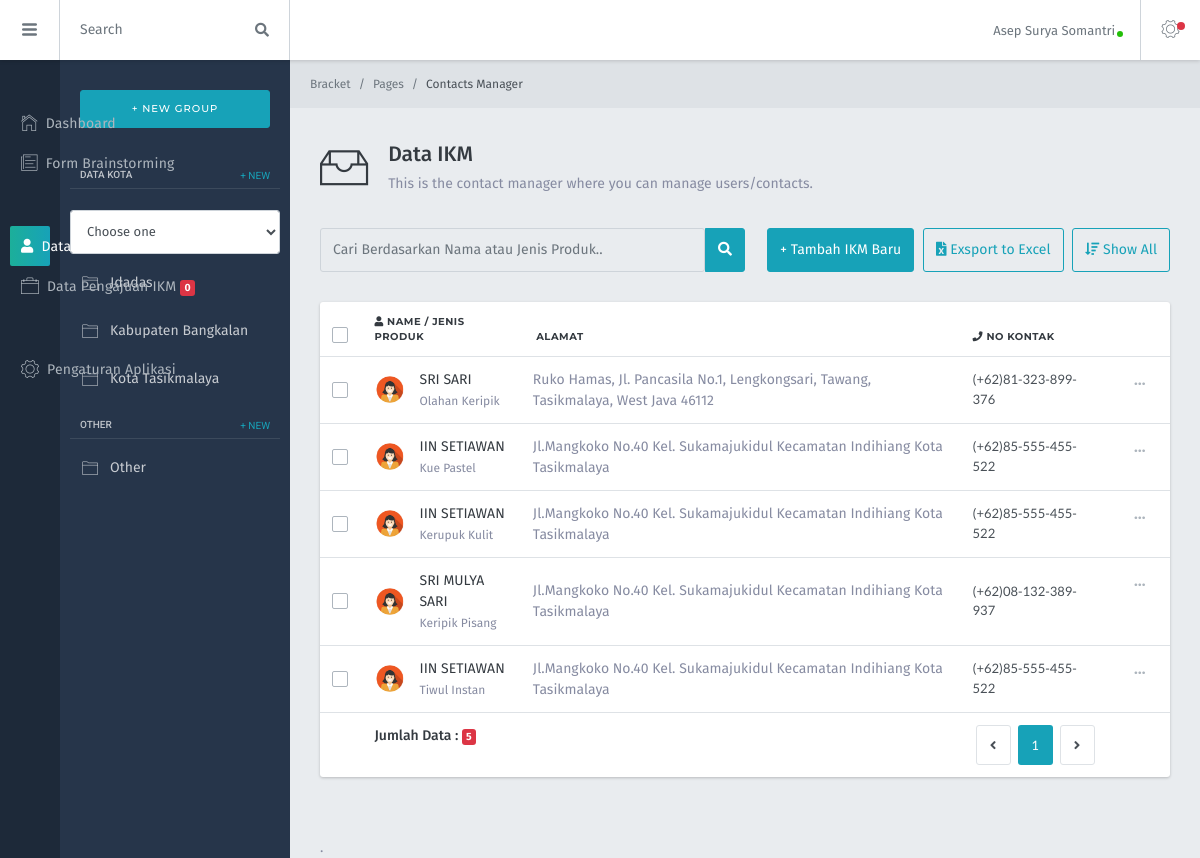
Screenshot of /view/data_ukm/data_ukm?id_kota=0 (signed in) with the database file from the repository.
### tables this page shows
CREATE TABLE `tb_kota` (
  `no` int(11) NOT NULL,
  `id_kota` varchar(30) NOT NULL,
  `nama_kota` varchar(30) NOT NULL
);

### view/data_ukm/data_ukm.php (the view, shortened to what this page needs)
<!DOCTYPE html>
<html lang="en">
  <head>
    <link href="../../lib/@fortawesome/fontawesome-free/css/all.min.css" rel="stylesheet">
    <link href="../../lib/ionicons/css/ionicons.min.css" rel="stylesheet">
    <link href="../../lib/summernote/summernote-bs4.css" rel="stylesheet">
    <link href="../../lib/medium-editor/css/medium-editor.min.css" rel="stylesheet">
    <link href="../../lib/medium-editor/css/themes/default.min.css" rel="stylesheet">
    <link href="../../lib/bootstrap-tagsinput/bootstrap-tagsinput.css" rel="stylesheet">
    <link href="../../lib/select2/css/select2.min.css" rel="stylesheet">
    <link rel="stylesheet" href="../../lib/sweet_alert/sweetalert2.min.css">
    <link rel="stylesheet" href="../../css/bracket.css">
  </head>
  <body class="collapsed-menu with-subleft">
  <?php
  include '../../asset/left_panel.php';
  ?>
  <?php
  include '../../asset/head_panel.php';
  ?>
    <div class="br-subleft">
      <div class="mg-t-20 pd-x-10 mg-b-40">
        <a href="" class="btn btn-info btn-block tx-uppercase tx-10 tx-mont tx-spacing-2 tx-medium" data-toggle="modal" data-target="#modaldemo2">+ New Group</a>
      </div>
      <div class="d-flex justify-content-between align-items-center mg-t-20 pd-x-10 bd-b bd-white-1 pd-b-5">
        <h6 class="tx-uppercase tx-10 mg-b-0 tx-roboto tx-white-7">Data Kota</h6>
        <a href="" class="tx-uppercase tx-10 tx-info tx-roboto">+ New</a>
      </div><br>
      <table class="table" action="" name="myTable1" id="myTable1">
      <select class="form-control  select2-show-search tx-13 " data-placeholder="Choose one (with searchbox)" id="select4" name="a" onchange="location = this.value;">
                <option label="Choose one" ReadOnly>Cari Kota</option>
              </select>
      <?php
			include '../lib/koneksi.php';
      $query = "SELECT * FROM tb_kota ORDER BY id_kota DESC LIMIT 8 ";
      $result = mysqli_query($koneksi, $query);
      while($data = mysqli_fetch_assoc($result))
      {
        ?>
     <nav class="nav br-nav-mailbox flex-column">
        <?php echo '<a href="data_ukm?id_kota='.$data['id_kota'].'" class="nav-link "><i class="icon ion-ios-folder-outline"></i> '. $data['nama_kota'].' </a>'; ?>
      </nav>
      <?php } ?>
      </table>
      <div class="d-flex justify-content-between align-items-center mg-t-20 pd-x-10 bd-b bd-white-1 pd-b-5">
        <h6 class="tx-uppercase tx-10 mg-b-0 tx-roboto tx-white-7">Other</h6>
        <a href="" class="tx-uppercase tx-10 tx-info tx-roboto">+ New</a>
      </div>
      <nav class="nav br-nav-mailbox flex-column">
        <a href="data_ukm?id_kota=adm782924249" class="nav-link "><i class="icon ion-ios-folder-outline"></i> Other </a>
      </nav>
    </div>
    <div class="br-contentpanel">
      <div class="br-pageheader pd-y-15 pd-md-l-20">
        <nav class="breadcrumb pd-0 mg-0 tx-12">
          <a class="breadcrumb-item" href="index.html">Bracket</a>
          <a class="breadcrumb-item" href="pages.html">Pages</a>
          <span class="breadcrumb-item active">Contacts Manager</span>
        </nav>
      </div>
      <div class="br-pagetitle">
        <i class="icon ion-ios-filing-outline"></i>
        <div>
       <?php
        $id_kota=$_GET['id_kota'];
        $query = "SELECT * FROM tb_kota where id_kota='$id_kota'";
        $result = mysqli_query($koneksi, $query);
        $data3 = mysqli_fetch_assoc($result)
       ?>
          <h4>Data IKM <?php if($_GET['id_kota'] !="0"){
            echo $data3['nama_kota']; }?></h4>
          <p class="mg-b-0">This is the contact manager where you can manage users/contacts.</p>
        </div>
      </div>
      <div class="d-flex align-items-center justify-content-start pd-x-20 pd-sm-x-30 pd-t-25 mg-b-20 mg-sm-b-30">
        <div class="btn-group hidden-xs-down w-50">
          <input class="form-control fc-outline" type="text" name="lastname"  placeholder="Cari Berdasarkan Nama atau Jenis Produk.. " aria-label="Search"  id="myInput" onkeyup="myFunction()">
          <a href="#" class="btn btn-outline-info active"><i class="fa fa-search"></i></a>
        </div>
        <div class="mg-l-auto hidden-xs-down">
          <a href="../front_page/formulir" class="btn btn-info">+ Tambah IKM Baru</a>
          <a href="../../cetak/cetak_ikm/exsport?id_kota=<?php echo $id_kota ?>&nama_kota=<?php echo $data3['nama_kota'] ?>" class="btn btn-outline-info mg-l-5"><i class="fas fa-file-excel"></i> Exsport to Excel</a>
          <a href="data_ukm.php?id_kota=0" class="btn btn-outline-info mg-l-5"><i class="fas fa-sort-amount-down"></i> Show All</a>
        </div>
      </div>
      <div class="br-pagebody pd-x-20 pd-sm-x-30">
        <div class="card bd-0 shadow-base">
          <table class="table mg-b-0 table-contact" id="myTable">
            <thead>
              <tr>
                <th class="wd-5p">
                  <label class="ckbox mg-b-0">
                  </label>
                </th>
                <th class="tx-10-force tx-mont tx-medium"><i class="fa fa-user"></i> Name / Jenis Produk</th>
                <th class="tx-10-force tx-mont tx-medium hidden-xs-down"><i class="fa fa-pin"></i> Alamat</th>
                <th class="tx-10-force tx-mont tx-medium hidden-xs-down"><i class="fa fa-phone"></i>  No Kontak</th>
                <th class="wd-5p hidden-xs-down"></th>
              </tr>
            </thead>
            <tbody>
            <?php
            $id = $_GET['id_kota'];
			      include '../lib/koneksi.php';
            $halaman = 10;
            $page    =isset($_GET["halaman"]) ? (int)$_GET["halaman"] : 1;
            $mulai    =($page>1) ? ($page * $halaman) - $halaman : 0;
            $result=mysqli_query($koneksi,"SELECT * FROM tb_ukm");
            $total = mysqli_num_rows($result);
            $pages = ceil($total/$halaman);
            if (isset($_GET['id_kota'])){
              if($_GET['id_kota'] == "0"){
              $query = "SELECT * FROM tb_brainstorming LIMIT $mulai, $halaman";
              $result = mysqli_query($koneksi, $query);
              }else{
              $query2 = "SELECT * FROM tb_brainstorming where id_kota='$id' LIMIT $mulai, $halaman";
              $result = mysqli_query($koneksi, $query2);
              }
            }
            while($data2 = mysqli_fetch_assoc($result))
            {
             ?>
            <tr>
                <td class="valign-middle">
                  <label class="ckbox mg-b-0">
                  </label>
                </td>
                <td>
                  <div class="d-flex align-items-center">
                    <?php
                    if ($data2['gender'] == "L"){
                      echo'<img src="../../img/user-default.jpg" class="wd-30 rounded-circle" alt="">';
                    }else{
                      echo'<img src="../../img/a.jpg" class="wd-30 rounded-circle" alt="">';
                    }
                    ?>
                    <div class="mg-l-15">
                      <div class="tx-inverse"><?php echo $data2['nama'] ?></div>
                      <span class="tx-12"><?php echo $data2['jenis_produk'] ?></span>
                    </div>
                  </div>
                </td>
                <td class="valign-middle hidden-xs-down"><?php echo $data2['alamat'] ?></td>
                <td class="valign-middle hidden-xs-down"><?php echo $data2['telp'] ?></td>
                <td class="dropdown hidden-xs-down">
                  <a href="#" data-toggle="dropdown" class="btn pd-y-3 tx-gray-500 hover-info"><i class="icon ion-more"></i></a>
                </td>
              </tr>
              <?php }?>
            </tbody>
            <tr>
            <th></th>
          <?php
          if($id_kota =="0"){
          $sql = "SELECT * FROM tb_brainstorming";
          $query = $koneksi->query($sql);
          }else{
          $sql = "SELECT * FROM tb_brainstorming where id_kota='$id_kota'";
          $query = $koneksi->query($sql);
          }
          ?>
                 <th>Jumlah Data : <span class="badge bg-danger tx-white"><?php echo $query->num_rows ?> </span> </th>
                 <th></th>
                <th >
                <div class=" d-flex align-items-center justify-content-center ">
            <ul class="pagination pagination-basic pagination-rounded mg-b-0">
              <li class="page-item">
                <a class="page-link" href="#" aria-label="Previous"><i class="fa fa-angle-left"></i></a>
              </li>
              <?php
            for ($i=1; $i<=$pages ; $i++){
                  if ($i != $page) {
                  echo'<li class="page-item "><a class="page-link" href="data_ukm?halaman='.$i.'&id_kota='.$id.'" style="text-decoration:none">'.$i.'</a></li>';
                   }else{
                 echo'<li class="page-item active "><a class="page-link" href="data_ukm?halaman='.$i.'&id_kota='.$id.'" style="text-decoration:none">'.$i.'</a></li>';
                  }
               }
               ?>
              <li class="page-item">
                <a class="page-link" href="#" aria-label="Next"><i class="fa fa-angle-right"></i></a>
              </li>
            </ul>
          </div>
         </div>
         </div>
                <th></th>
        </div>
        <div style="font-weight:bold;">
        <footer class="br-footer">
      </div> .
    </div>
  </body>
</html>

### rows the page displays
tb_kota: nama_kota "Jdadas"
tb_kota: nama_kota "Kabupaten Bangkalan"
tb_kota: nama_kota "Kota Tasikmalaya"

### other values shown
$query->num_rows "0"
$_SESSION['nama'] "Asep Surya Somantri"
$data2['nama'] "SRI SARI"
$data2['jenis_produk'] "Olahan Keripik"
$data2['alamat'] "Ruko Hamas, Jl. Pancasila No.1, Lengkongsari, Tawang, Tasikmalaya, West Java 46112"
$data2['telp'] "(+62)81-323-899-376"
$data2['nama'] "IIN SETIAWAN"
$data2['jenis_produk'] "Kue Pastel"
$data2['alamat'] "Jl.Mangkoko No.40 Kel. Sukamajukidul Kecamatan Indihiang Kota Tasikmalaya"
$data2['telp'] "(+62)85-555-455-522"
$data2['jenis_produk'] "Kerupuk Kulit"
$data2['nama'] "SRI MULYA SARI"
$data2['jenis_produk'] "Keripik Pisang"
$data2['telp'] "(+62)08-132-389-937"
$data2['jenis_produk'] "Tiwul Instan"
